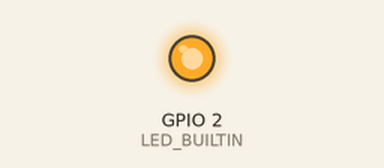
Simulated run of this program. Board: ESP32. Parts: output pins drawn as LEDs (lit = HIGH). WiFi joins after 1.5 s; servers stay silent unless stated; no MQTT or app messages arrive unless stated; what the program prints to the serial monitor is not drawn.

Above: at 3.0 s.
At 4.8 s:
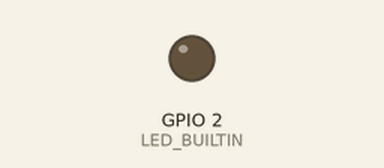
Timing chart, 0 to 5.5 s (numbered marks = the images above):
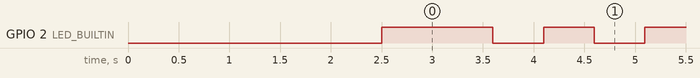

Measured:
- by itself, GPIO 2 (LED_BUILTIN): repeats every 1.0 s: LOW 0.50 s, HIGH 0.50 s

The program:

main.cpp
```cpp
///////////////////////// COMMON HEADER BEGIN
#define CONFIG_WIFI_NAME "WIFI_NAME"
#define CONFIG_WIFI_PSK "WIFI_PASSWORD"
#define CONFIG_MQTT_BROKER_ADDRESS "iot.fh-muenster.de"
#define CONFIG_MQTT_BROKER_USER "MQTT_USER"
#define CONFIG_MQTT_BROKER_PASSWORD "MQTT_PASSWORD"

#define DEBUG_OUTPUT
#define MQTT_OUTPUT

#define BEACON_INTERVAL 5000

#ifndef DEVICE_TYPE
#define DEVICE_TYPE "GENERIC-ESP"
#endif

#include <PubSubClient.h>
#include <ArduinoJson.h>

#ifdef ESP32
#include <WiFi.h>
#else // ESP32
#include <ESP8266WiFi.h>
#endif // ESP32

#ifdef BMP280_SENSOR
#include <Wire.h>
#include <SPI.h>
#include <Adafruit_BMP280.h>
Adafruit_BMP280 bmp; // I2C
#endif

#include <WiFiClientSecure.h>
const char* test_root_ca= \
	"-----BEGIN CERTIFICATE-----\n" \
	"MIIEDDCCAvSgAwIBAgIJAPx+A7Web8LQMA0GCSqGSIb3DQEBCwUAMIGaMQswCQYD\n" \
	"VQQGEwJERTEMMAoGA1UECAwDTlJXMRIwEAYDVQQHDAlTdGVpbmZ1cnQxFDASBgNV\n" \
	"BAoMC0ZILU11ZW5zdGVyMQ4wDAYDVQQLDAVOUExhYjEbMBkGA1UEAwwSaW90LmZo\n" \
	"LW11ZW5zdGVyLmRlMSYwJAYJKoZIhvcNAQkBFhd3ZWlucmFua0BmaC1tdWVuc3Rl\n" \
	"ci5kZTAeFw0yMTAzMjIxNTEyMzRaFw0zMTAzMjAxNTEyMzRaMIGaMQswCQYDVQQG\n" \
	"EwJERTEMMAoGA1UECAwDTlJXMRIwEAYDVQQHDAlTdGVpbmZ1cnQxFDASBgNVBAoM\n" \
	"C0ZILU11ZW5zdGVyMQ4wDAYDVQQLDAVOUExhYjEbMBkGA1UEAwwSaW90LmZoLW11\n" \
	"ZW5zdGVyLmRlMSYwJAYJKoZIhvcNAQkBFhd3ZWlucmFua0BmaC1tdWVuc3Rlci5k\n" \
	"ZTCCASIwDQYJKoZIhvcNAQEBBQADggEPADCCAQoCggEBALil1RJaPdPfYuQ11CIs\n" \
	"1D0wX7DqyySPQW48MuS9x5mcwljEIc+0HRJsk4KJtVH7ZHcHvMPJnwzhwe1OYYoV\n" \
	"dD6jbBsbZ3MfslbBUtoRX/9Wt2TooH4NzToIayr88Q//Z9H+NUJuLsR8Nlaz3NL4\n" \
	"S04HC5pd/1RPWfAveW/TjCKF1++PJnvw6Bv1eXahJu0NEqtGRP8Mwm+lAzHgMafQ\n" \
	"dFTjcen07hW0kT1z3AFuobOpbw1CWzXtvLcDy5rnDZpkwWV8BBp9eI2rrzRS9WOk\n" \
	"DEbBamiNqBtp61aJDwDft9gar0ZM6lt1o+d5RsYNEN5uWq8Q2AEHtrOjxgznze4+\n" \
	"06UCAwEAAaNTMFEwHQYDVR0OBBYEFFArmuxCphlxjSwEygGheFqAjsqsMB8GA1Ud\n" \
	"IwQYMBaAFFArmuxCphlxjSwEygGheFqAjsqsMA8GA1UdEwEB/wQFMAMBAf8wDQYJ\n" \
	"KoZIhvcNAQELBQADggEBADeEbf+BJZ5NVk3/aScfsIjvWDoLxoGzZks0O7VsCyuI\n" \
	"an/eG0USXVYklXkfxPap82gK1KKHSTh4fthlzkpDJueaFv1fxlQXnSGJLW/zOFOt\n" \
	"x8jzQFiAhuepAnjjHoTbYKMufVQYI89uTSD79xaQBfA55xCqBkOcm47n2LSSsfkc\n" \
	"DaWwe/VaBGuVivcYXJ4q5VJodR3Zv4wTNdofjvRTA76oSiIYSy4xw5cZJxY3BNkR\n" \
	"8gA5bd6aFiwi8sxPVViZCTXIBfHpFrQi9IQBMIldqqxy52ds4IjHjmrxwi1+IRD4\n" \
	"lKnBBRVFt5F6OAMMnhIUTuQu8pbi6VbJX7IPE5ODjzc=\n" \
	"-----END CERTIFICATE-----\n";

// Buffer size used at various places
#define BUFFER_SIZE 512

String mqtt_client_id;
String mqtt_sensor_topic;
String mqtt_beacon_topic;
String mqtt_meta_topic;

// WiFi / MQTT
#define MQTT_PORT 8883
WiFiClientSecure espClient;

PubSubClient mqtt_client(espClient);

static bool common_setup(void);
static bool common_loop(void);
static void beacon_send(void);
static bool mqtt_connect(void);
static bool wifi_connect(void);
static bool json_send(const char *mqtt_topic, JsonObject json_data, bool retained = false);
///////////////////////// COMMON HEADER END

#define SENSOR_INTERVAL 5000

void setup(void) {
	common_setup();

#ifdef BMP280_SENSOR
/* Default settings from datasheet. */
	bmp.begin(0x76);
	bmp.setSampling(Adafruit_BMP280::MODE_NORMAL,     /* Operating Mode. */
					Adafruit_BMP280::SAMPLING_X2,     /* Temp. oversampling */
					Adafruit_BMP280::SAMPLING_X16,    /* Pressure oversampling */
					Adafruit_BMP280::FILTER_X16,      /* Filtering. */
					Adafruit_BMP280::STANDBY_MS_500); /* Standby time. */
#endif

	delay(500);
}

void loop(void) {
	static long last_value_sent;

	if (!common_loop()) {
		// Something went wrong, skip further execution
		return;
	}

	// Send sensor values every SENSOR_INTERVAL
	if (last_value_sent == 0 || SENSOR_INTERVAL == 0 || (millis() - last_value_sent) >= SENSOR_INTERVAL) {
		last_value_sent = millis();

		StaticJsonDocument<BUFFER_SIZE> json_doc;
		JsonArray json_data = json_doc.to<JsonArray>();

#ifdef BMP280_SENSOR
		json_data.add(millis());
	    json_data.add(bmp.readTemperature());
#else
		json_data.add(millis());
		json_data.add("Hallo Welt...");
#endif

		char buffer[BUFFER_SIZE];
		int bufferlen;

		bufferlen = serializeJson(json_doc, buffer, BUFFER_SIZE);

		Serial.print("MSG OUT [");
		Serial.print(mqtt_sensor_topic.c_str());
		Serial.print("] ");
		Serial.println(buffer);

		if (!mqtt_client.publish(mqtt_sensor_topic.c_str(), buffer, bufferlen)) {
			Serial.println("publish failed!");
		}
	}
}

///////////////////////// COMMON FUNCTIONS BEGIN
static bool common_setup(void) {
	Serial.begin(115200);
	delay(2000);
	Serial.println(F("Hello! Let's go..."));

	// We're using the pin for activity indication
	pinMode(LED_BUILTIN, OUTPUT);
	randomSeed(micros());

	// WIFI
	Serial.printf("Connecting to WIFI network: %s\n", CONFIG_WIFI_NAME);
	WiFi.begin(CONFIG_WIFI_NAME, CONFIG_WIFI_PSK);

#ifdef ESP32
	espClient.setCACert(test_root_ca);
#else
	espClient.setInsecure();
#endif

	// MQTT setup
	mqtt_client.setServer(CONFIG_MQTT_BROKER_ADDRESS, MQTT_PORT);
	mqtt_client_id = String(WiFi.macAddress());
	mqtt_sensor_topic = "sensor/" + mqtt_client_id;
	mqtt_beacon_topic = "beacon/" + mqtt_client_id;
	mqtt_meta_topic = "meta/" + mqtt_client_id;

	Serial.println(F("Initialized"));
	return true;
}

bool common_loop(void) {
	static long last_beacon_sent;
	static long last_led_toggle;

	// Toggle status LED as activity indicator
	if (last_led_toggle == 0 || (millis() - last_led_toggle) >= 500) {
		last_led_toggle = millis();
		digitalWrite(LED_BUILTIN, !digitalRead(LED_BUILTIN));
	}

	// Maintain WiFi connection
	if (!wifi_connect()) {
		delay(5000);
		return false;
	}

	// Maintain MQTT connection
	if (!mqtt_connect()) {
		delay(5000);
		return false;
	}
	mqtt_client.loop();

	// Send a beacon every BEACON_INTERVAL
	if (last_beacon_sent == 0 || BEACON_INTERVAL == 0 || (millis() - last_beacon_sent) >= BEACON_INTERVAL) {
		beacon_send();
		last_beacon_sent = millis();
	}

	return true;
}

static void beacon_send(void) {
	uint8_t* bssid = WiFi.BSSID();
	char mac[18];
	static char mac_last[18];
	char desc[64];
	StaticJsonDocument<BUFFER_SIZE> json_doc;
	JsonObject json_data = json_doc.to<JsonObject>();

	snprintf(desc, sizeof(desc), "%s|%s", WiFi.localIP().toString().c_str(), __DATE__);

	json_data["type"]     = 3;
	json_data["rssi"]     = WiFi.RSSI();
	json_data["uptime"]   = millis();

	if (bssid) {
		sprintf(mac, "%02X:%02X:%02X:%02X:%02X:%02X", bssid[0], bssid[1], bssid[2], bssid[3], bssid[4], bssid[5]);
		if (memcmp(mac, mac_last, 18)) {
			json_data["bssid"]  = String(mac);
			memcpy(mac_last, mac, 18);
		}
	}

	json_send(mqtt_beacon_topic.c_str(), json_data);
}

static bool json_send(const char *mqtt_topic, JsonObject json_data, bool retained) {
	char buffer[BUFFER_SIZE];
	int bufferlen;

	bufferlen = serializeJson(json_data, buffer, BUFFER_SIZE);

	Serial.print("MSG OUT [");
	Serial.print(mqtt_topic);
	Serial.print("] ");
	Serial.println(buffer);

	if (!mqtt_client.publish(mqtt_topic, (const uint8_t *) buffer, bufferlen, retained)) {
		Serial.println("publish failed!");
		return false;
	}

	return true;
}

static bool mqtt_connect(void) {
	// Loop until we're reconnected
	if (mqtt_client.connected()) {
		return true;
	}

	Serial.print(F("espClient.connected() = "));
	Serial.println(espClient.connected());

	Serial.print(F("Current MQTT state : "));
	Serial.println(mqtt_client.state());

	Serial.print(F("Attempting MQTT connection to "));
	Serial.print(CONFIG_MQTT_BROKER_ADDRESS);
	Serial.print(" ...");

	// Try to connect
	if (mqtt_client.connect(mqtt_client_id.c_str(), CONFIG_MQTT_BROKER_USER, CONFIG_MQTT_BROKER_PASSWORD, mqtt_meta_topic.c_str(), 0, true, "")) {
		Serial.println(F("connected"));

		char desc[64];
		StaticJsonDocument<BUFFER_SIZE> json_doc;
		JsonObject json_data = json_doc.to<JsonObject>();

		snprintf(desc, sizeof(desc), "%s|%s", WiFi.localIP().toString().c_str(), __DATE__);

		json_data["type"]             = 1;
		json_data["name"]             = DEVICE_TYPE;
		json_data["desc"]             = desc;
		json_data["payloadType"]      = "json";

		JsonArray payloadStructure = json_data.createNestedArray("payloadStructure");
		JsonObject payloadStructure0 = payloadStructure.createNestedObject();
		payloadStructure0["name"] = "uptime";
		payloadStructure0["description"] = "uptime in milliseconds";

		JsonObject payloadStructure1 = payloadStructure.createNestedObject();
#ifdef BMP280_SENSOR
		payloadStructure1["name"] = "bmp280";
		payloadStructure1["description"] = "bmp280 temperature sensor";
#else
		payloadStructure1["name"] = "dummy";
		payloadStructure1["description"] = "dummy text";
#endif
		json_send(mqtt_meta_topic.c_str(), json_data, true);
		return true;
	} else {
		Serial.print("failed, rc=");
		Serial.println(mqtt_client.state());
		return false;
	}

	return false;
}

static bool wifi_connect(void) {
	int connection_tries = 0;

	if (WiFi.isConnected()) {
		return true;
	}

	while (!WiFi.isConnected()) {
		delay(1000);
		Serial.print(".");

		if (++connection_tries >= 20) {
			Serial.println(" - failed");
			Serial.println("Connection failed after 5 tries, waiting 61 seconds and calling WiFi.reconnect()");
			delay(61000); // delaying for 61 seconds thanks to &^%$# security policies of our wifi vendor
			WiFi.reconnect();
			return false;
		}
	}

	Serial.println(" connected!");
	Serial.print("MAC: ");
	Serial.println(String(WiFi.macAddress()));
	Serial.print("IP: ");
	Serial.println(WiFi.localIP());
	Serial.print("SM: ");
	Serial.println(WiFi.subnetMask());
	Serial.print("GW: ");
	Serial.println(WiFi.gatewayIP());
	Serial.print("BSSID: ");
	Serial.println(WiFi.BSSIDstr());
	Serial.println("");

	return true;
}

///////////////////////// COMMON FUNCTIONS END
```
